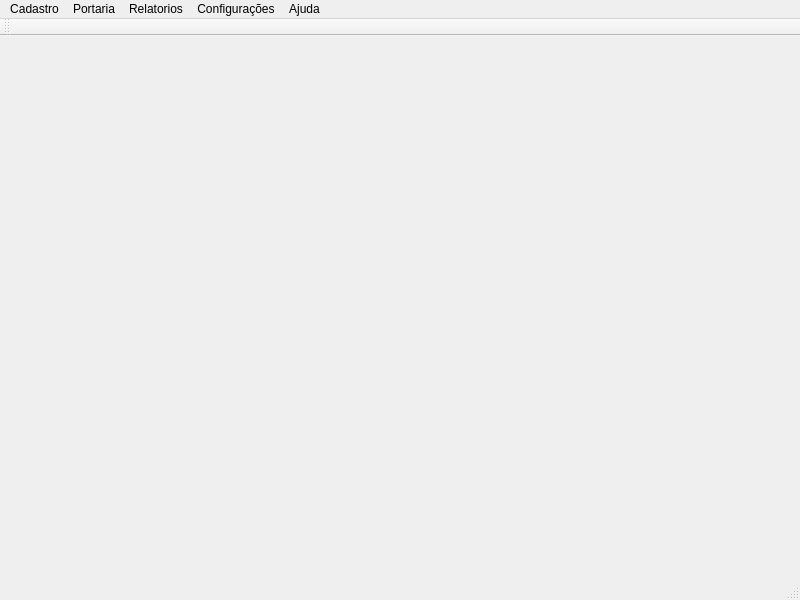
<?xml version="1.0" encoding="UTF-8"?>
<ui version="4.0">
 <class>MainWindow</class>
 <widget class="QMainWindow" name="MainWindow">
  <property name="geometry">
   <rect>
    <x>0</x>
    <y>0</y>
    <width>800</width>
    <height>600</height>
   </rect>
  </property>
  <property name="minimumSize">
   <size>
    <width>800</width>
    <height>0</height>
   </size>
  </property>
  <property name="windowTitle">
   <string>MainWindow</string>
  </property>
  <widget class="QWidget" name="centralWidget"/>
  <widget class="QRadMenu" name="menuBar">
   <property name="geometry">
    <rect>
     <x>0</x>
     <y>0</y>
     <width>800</width>
     <height>21</height>
    </rect>
   </property>
   <widget class="QMenu" name="menuCadastro">
    <property name="title">
     <string>Cadastro</string>
    </property>
   </widget>
   <widget class="QMenu" name="menuPortaria">
    <property name="title">
     <string>Portaria</string>
    </property>
   </widget>
   <widget class="QMenu" name="menuRelatorios">
    <property name="title">
     <string>Relatorios</string>
    </property>
   </widget>
   <widget class="QMenu" name="menuConfigura_es">
    <property name="title">
     <string>Configurações</string>
    </property>
   </widget>
   <widget class="QMenu" name="menuAjuda">
    <property name="title">
     <string>Ajuda</string>
    </property>
    <addaction name="actionSobre_o_Blink"/>
   </widget>
   <addaction name="menuCadastro"/>
   <addaction name="menuPortaria"/>
   <addaction name="menuRelatorios"/>
   <addaction name="menuConfigura_es"/>
   <addaction name="menuAjuda"/>
  </widget>
  <widget class="QToolBar" name="mainToolBar">
   <attribute name="toolBarArea">
    <enum>TopToolBarArea</enum>
   </attribute>
   <attribute name="toolBarBreak">
    <bool>false</bool>
   </attribute>
  </widget>
  <widget class="QStatusBar" name="statusBar"/>
  <action name="actionSobre_o_Blink">
   <property name="text">
    <string>Sobre o Blink</string>
   </property>
  </action>
 </widget>
 <layoutdefault spacing="6" margin="11"/>
 <customwidgets>
  <customwidget>
   <class>QRadMenu</class>
   <extends>QMenuBar</extends>
   <header location="global">qradmenu.h</header>
  </customwidget>
 </customwidgets>
 <resources/>
 <connections/>
</ui>
